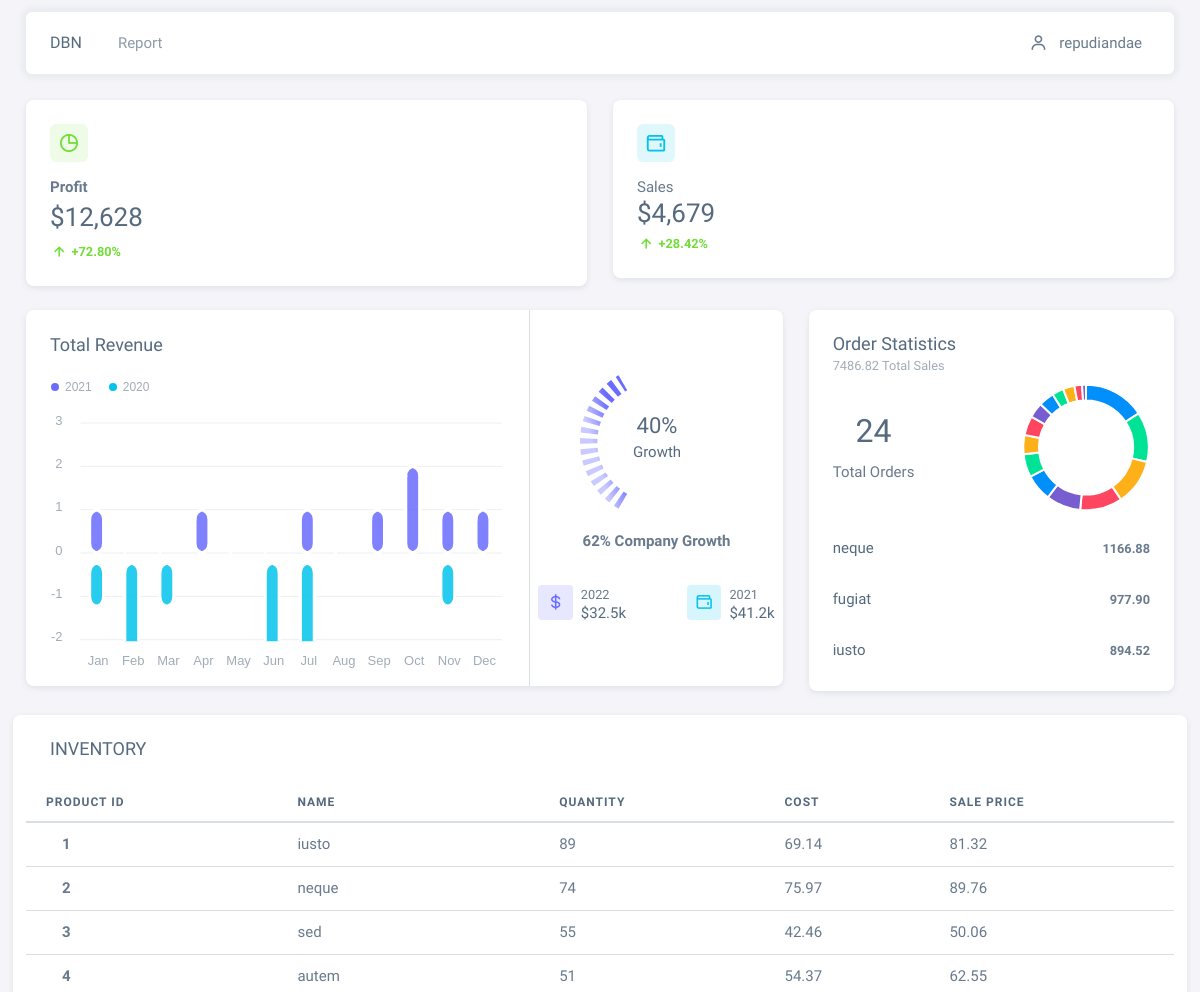
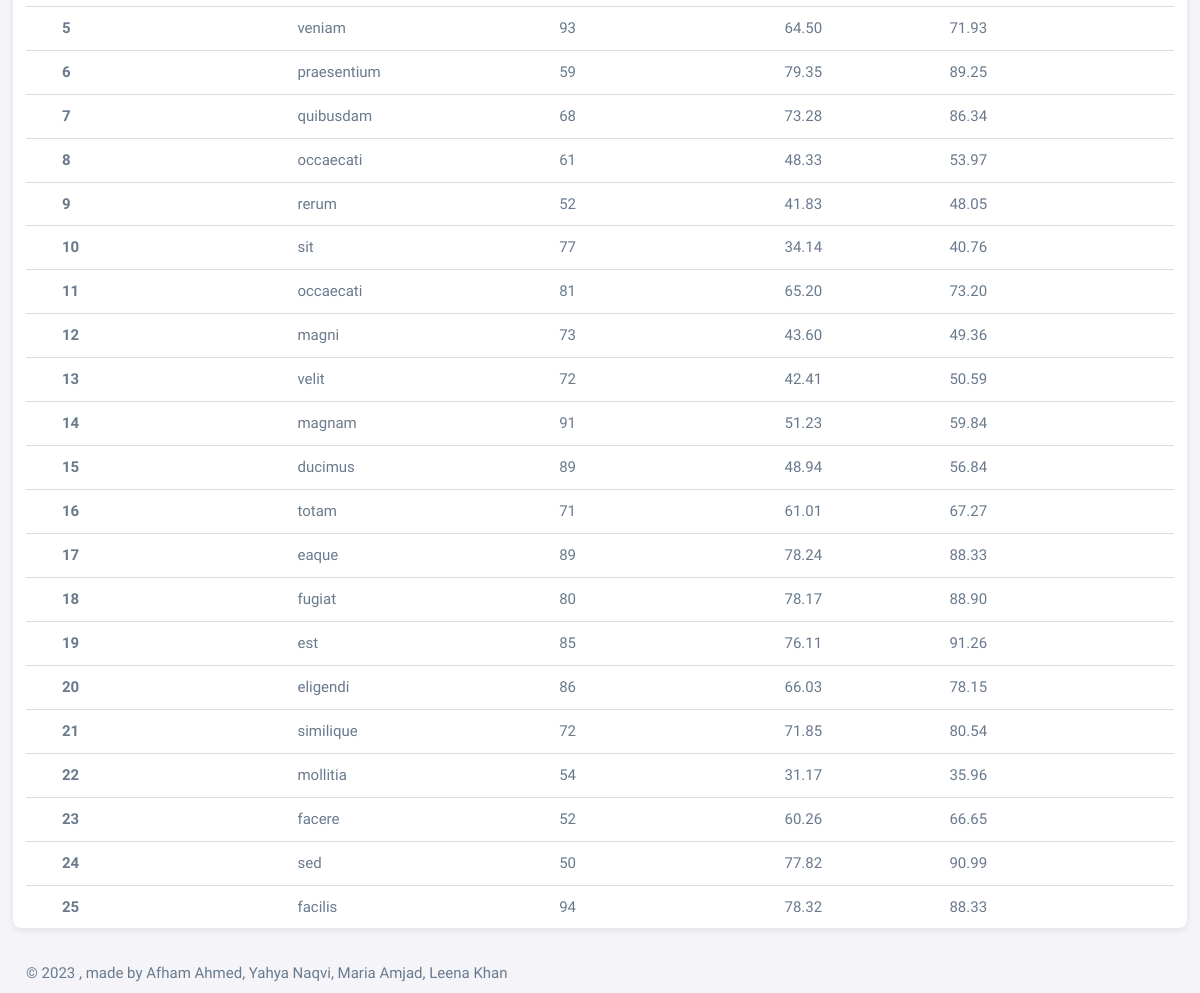
The app's page /index.php (signed in) with its own data (2 pictures, top to bottom).
### tables this page shows
CREATE TABLE `products` (
  `id` int(11) NOT NULL,
  `name` varchar(255) NOT NULL,
  `cost` decimal(10,2) NOT NULL,
  `price` decimal(11,2) NOT NULL,
  `quantity` int(11) NOT NULL,
  `description` varchar(255) NOT NULL,
  `status` tinyint(4) NOT NULL DEFAULT 1,
  `created_at` timestamp NOT NULL DEFAULT current_timestamp()
);

### src/functions/myfunctions.php (called while the page is built, shortened)
<?php
require_once("config.php");
function get_inventory(){
    global $conn;
    $view_query = "select products.id product_id, products.name product_name, products.cost product_cost, products.price product_price, products.quantity product_quantity from products";
    return mysqli_query($conn, $view_query);
}
function weeklySalesAndOrder(){
    global $conn;
    $view_query =
    "
    SELECT COUNT(sales_order.id) AS total_orders, SUM(products.price*order_items.quantity) AS total_sales
    FROM sales_order
    JOIN order_items ON sales_order.id = order_items.sales_order_id
    JOIN products on products.id = order_items.product_id
    WHERE MONTH(sales_order.order_date) = MONTH(CURDATE()) AND YEAR(sales_order.order_date) = YEAR(CURDATE())
    ";
    return mysqli_query($conn, $view_query);
}
function order_statistics(){
    global $conn;
    $view_query = "
    SELECT
    products.name AS product_name,
    SUM(order_items.quantity) AS units_sold,
    SUM(products.price * order_items.quantity) AS unit_sales,
    (SUM(order_items.quantity*products.price) /
        (SELECT SUM(order_items.quantity*products.price) FROM order_items
        JOIN sales_order ON sales_order.id = order_items.sales_order_id
        JOIN products on products.id = order_items.product_id
        WHERE MONTH(sales_order.order_date) = MONTH(CURDATE())
        AND YEAR(sales_order.order_date) = YEAR(CURDATE())) * 100) AS percentage,
    employees.name AS employee
    FROM order_items
    JOIN products ON order_items.product_id = products.id
    JOIN sales_order ON sales_order.id = order_items.sales_order_id
    JOIN employees ON sales_order.employee_id = employees.id
    WHERE MONTH(sales_order.order_date) = MONTH(CURDATE()) AND YEAR(sales_order.order_date) = YEAR(CURDATE())
    GROUP BY order_items.product_id
    ORDER BY percentage DESC
    ";
    return mysqli_query($conn, $view_query);
}

### src/index.php (the view, shortened to what this page needs)
<!DOCTYPE html>
<html lang="en">
<?php
include_once('includes/header.php');
?>
<body>
    <div class="layout-wrapper layout-content-navbar">
      <div class="layout-container">
        <div class="layout-page">
        <?php
        include_once('includes/navbar.php');
        ?>
          <div class="content-wrapper">
            <div class="container-xxl flex-grow-1 container-p-y">
              <div class="row">
                <div class="col-lg-12 col-md-12 order-1">
                  <div class="row">
                    <div class="col-lg-6 col-md-6 col-sm-12  mb-4">
                      <div class="card">
                        <div class="card-body">
                          <div class="card-title d-flex align-items-start justify-content-between">
                            <div class="avatar flex-shrink-0">
                              <img
                                src="../assets/img/icons/unicons/chart-success.png"
                                alt="chart success"
                                class="rounded"
                              />
                            </div>
                          </div>
                          <span class="fw-semibold d-block mb-1">Profit</span>
                          <h3 class="card-title mb-2">$12,628</h3>
                          <small class="text-success fw-semibold"><i class="bx bx-up-arrow-alt"></i> +72.80%</small>
                        </div>
                      </div>
                    </div>
                    <div class="col-lg-6 col-md-6 col-sm-12  mb-4">
                      <div class="card">
                        <div class="card-body">
                          <div class="card-title d-flex align-items-start justify-content-between">
                            <div class="avatar flex-shrink-0">
                              <img
                                src="../assets/img/icons/unicons/wallet-info.png"
                                alt="Credit Card"
                                class="rounded"
                              />
                            </div>
                          </div>
                          <span>Sales</span>
                          <h3 class="card-title text-nowrap mb-1">$4,679</h3>
                          <small class="text-success fw-semibold"><i class="bx bx-up-arrow-alt"></i> +28.42%</small>
                        </div>
                      </div>
                    </div>
                  </div>
                </div>
                <div class="col-12 col-lg-8 col-md-12 order-2 order-md-3 order-lg-2 mb-4">
                  <div class="card">
                    <div class="row row-bordered g-0">
                      <div class="col-md-8">
                        <h5 class="card-header m-0 me-2 pb-3">Total Revenue</h5>
                        <div id="totalRevenueChart" class="px-2"></div>
                      </div>
                      <div class="col-md-4">
                        <div class="card-body">
                        </div>
                        <div id="growthChart"></div>
                        <div class="text-center fw-semibold pt-3 mb-2">62% Company Growth</div>
                        <div class="d-flex px-xxl-4 px-lg-2 p-4 gap-xxl-3 gap-lg-1 gap-3 justify-content-between">
                          <div class="d-flex">
                            <div class="me-2">
                              <span class="badge bg-label-primary p-2"><i class="bx bx-dollar text-primary"></i></span>
                            </div>
                            <div class="d-flex flex-column">
                              <small>2022</small>
                              <h6 class="mb-0">$32.5k</h6>
                            </div>
                          </div>
                          <div class="d-flex">
                            <div class="me-2">
                              <span class="badge bg-label-info p-2"><i class="bx bx-wallet text-info"></i></span>
                            </div>
                            <div class="d-flex flex-column">
                              <small>2021</small>
                              <h6 class="mb-0">$41.2k</h6>
                            </div>
                          </div>
                        </div>
                      </div>
                    </div>
                  </div>
                </div>
                <div class="col-12 col-md-12 col-lg-4 order-3 order-md-2">
                  <div class="row">
                    <?php
                    $order_and_sales = weeklySalesAndOrder();
                    $order_and_sales = mysqli_fetch_assoc($order_and_sales);
                    $order_statistics = order_statistics();
                    ?>
                    <div class="col-md-12 col-lg-12 col-xl-12 order-0 mb-4">
                        <div class="card">
                          <div class="card-header d-flex align-items-center justify-content-between pb-0">
                            <div class="card-title mb-0">
                              <h5 class="m-0 me-2">Order Statistics</h5>
                              <small class="text-muted"><?= $order_and_sales['total_sales'] ?> Total Sales</small>
                            </div>
                          </div>
                          <div class="card-body">
                            <div class="d-flex justify-content-between align-items-center mb-3">
                              <div class="d-flex flex-column align-items-center gap-1">
                                <h2 class="mb-2"><?= $order_and_sales['total_orders'] ?></h2>
                                <span>Total Orders</span>
                              </div>
                              <div id="orderStatisticsChart" value=""></div>
                            </div>
                            <div style="height:130px; overflow:auto">
                              <ul class="p-0 m-0">
                                <?php
                                  while($row = mysqli_fetch_assoc($order_statistics)){
                                ?>
                                <li class="d-flex mb-4 pb-1">
                                  <div class="d-flex w-100 flex-wrap align-items-center justify-content-between gap-2">
                                    <div class="me-2">
                                      <h6 class="mb-0"><?= $row['product_name'] ?></h6>
                                    </div>
                                    <div class="user-progress">
                                      <small class="fw-semibold"><?= $row['unit_sales'] ?></small>
                                    </div>
                                  </div>
                                </li>
                                <?php
                                }
                                ?>
                              </ul>
                            </div>
                          </div>
                        </div>
                      </div>
                  </div>
                </div>
              </div>
              <div class="row">
              <div class="card">
                <div class="d-flex justify-content-between">
                  <h5 class="card-header">INVENTORY</h5>
                </div>
                <div class="table-responsive text-nowrap">
                  <table class="table table-hover">
                    <thead>
                      <tr>
                        <th>Product ID</th>
                        <th>Name</th>
                        <th>Quantity</th>
                        <th>Cost</th>
                        <th>Sale Price</th>
                      </tr>
                    </thead>
                    <tbody class="table-border-bottom-0">
                    <?php
                    $inventory = get_inventory();
                    while ($item=mysqli_fetch_assoc($inventory)){
                    ?>
                      <tr>
                        <td><i class="fab fa-angular fa-lg text-danger me-3"></i> <strong><?= $item['product_id'] ?></strong></td>
                        <td><?= $item['product_name'] ?></td>
                        <td><?= ($item['product_quantity'] == 0) ? '<small class="badge bg-danger" style="font-size:12px">out of stock</small>' : $item['product_quantity'] ;?></td>
                        <td><?= $item['product_cost'] ?></td>
                        <td><?= $item['product_price'] ?></td>
                      </tr>
                       <?php
                         }
                       ?>
                    </tbody>
                  </table>
                </div>
              </div>
              </div>
            </div>
            <?php
            include_once('includes/footer.php');
            ?>
        </div>
        </div>
      </div>
    </div>
</body>
</html>

### records on screen
products: id "1", name "iusto", quantity "89", cost "69.14", price "81.32"
products: id "2", name "neque", quantity "74", cost "75.97", price "89.76"
products: id "3", name "sed", quantity "55", cost "42.46", price "50.06"
products: id "4", name "autem", quantity "51", cost "54.37", price "62.55"
products: id "5", name "veniam", quantity "93", cost "64.50", price "71.93"
products: id "6", name "praesentium", quantity "59", cost "79.35", price "89.25"
products: id "7", name "quibusdam", quantity "68", cost "73.28", price "86.34"
products: id "8", name "occaecati", quantity "61", cost "48.33", price "53.97"
products: id "9", name "rerum", quantity "52", cost "41.83", price "48.05"
products: id "10", name "sit", quantity "77", cost "34.14", price "40.76"
products: id "11", name "occaecati", quantity "81", cost "65.20", price "73.20"
products: id "12", name "magni", quantity "73", cost "43.60", price "49.36"
products: id "13", name "velit", quantity "72", cost "42.41", price "50.59"
products: id "14", name "magnam", quantity "91", cost "51.23", price "59.84"
products: id "15", name "ducimus", quantity "89", cost "48.94", price "56.84"
products: id "16", name "totam", quantity "71", cost "61.01", price "67.27"
products: id "17", name "eaque", quantity "89", cost "78.24", price "88.33"
products: id "18", name "fugiat", quantity "80", cost "78.17", price "88.90"
products: id "19", name "est", quantity "85", cost "76.11", price "91.26"
products: id "20", name "eligendi", quantity "86", cost "66.03", price "78.15"
products: id "21", name "similique", quantity "72", cost "71.85", price "80.54"
products: id "22", name "mollitia", quantity "54", cost "31.17", price "35.96"
products: id "23", name "facere", quantity "52", cost "60.26", price "66.65"
products: id "24", name "sed", quantity "50", cost "77.82", price "90.99"
products: id "25", name "facilis", quantity "94", cost "78.32", price "88.33"

### other values on screen
$_SESSION['auth_user']['name'] "repudiandae"
$order_and_sales['total_sales'] "7486.82"
$order_and_sales['total_orders'] "24"
$row['product_name'] "neque"
$row['unit_sales'] "1166.88"
$row['product_name'] "fugiat"
$row['unit_sales'] "977.90"
$row['product_name'] "iusto"
$row['unit_sales'] "894.52"
